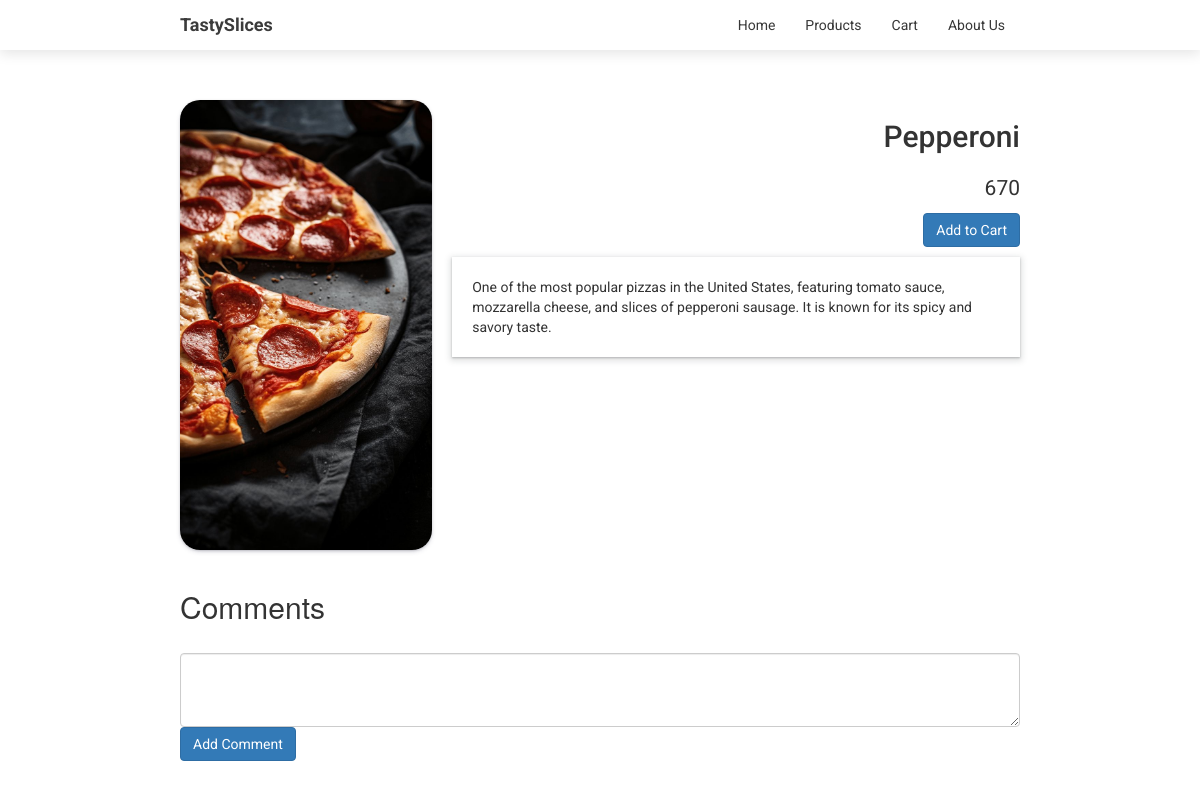
Page /productDetails.php?id=2 on the committed database.
### tables this page shows
CREATE TABLE `products` (
  `id` int(10) NOT NULL,
  `prodName` varchar(500) DEFAULT NULL,
  `description` varchar(1000) DEFAULT NULL,
  `price` double UNSIGNED DEFAULT NULL,
  `pic` varchar(500) DEFAULT NULL,
  `isFeatured` tinyint(1) DEFAULT NULL
);

### productDetails.php (the view, shortened to what this page needs)
<!DOCTYPE html>
<html lang="en">
<head>
    <link rel="stylesheet" href="css/bootstrap.min.css">
    <link rel="stylesheet" href="global.css">
</head>
<body>
    <nav class="navbar nav-style navbar-fixed-top" >
        <div class="container-fluid width-format" >
            <div class="navbar-header">
                <a href="#" class="navbar-brand roboto-bold store-name">TastySlices</a>
            </div>
            <ul class="nav navbar-nav navbar-right">
                <li><a class="light-black" href="index.php">Home</a></li>
                <li><a class="light-black" href="products.php">Products</a></li>
                <li><a class="light-black" href="cart.php">Cart</a></li>
                <li><a class="light-black" href="aboutUs.php">About Us</a></li>
            </ul>
        </div>
    </nav>
    <?php showProduct() ?>
    <br>
    <br>
    <h2 class="width-format comment-header" >Comments</h2>
    <div class="add-comment-wrapper">
        <form action="addComment.php" method="POST">
            <textarea name="comment" class=" width-format form-control textarea-comment " rows="3"></textarea>
            <button type="submit" name="add_comment" class="btn btn-primary"  >Add Comment</button>
        </form>
    </div>
</body>
</html>
<?php
    function showProduct() {
        include("includes/sqlconnection.php");
        $productId = $_GET['id'];
        $sql = "SELECT * FROM products WHERE id = $productId";
        $result = $conn->query($sql);
        if($result->num_rows > 0){
            while($row = $result->fetch_assoc()) {
                echo "
                <div class='product-profile width-format'>
                    <img class='product-image' src='images/$row[pic]' alt=''>
                    <div class='product-information'>
                        <h2>$row[prodName]</h2>
                        <p style='font-size: 1.5em; margin: 0;' >$row[price]</p>
                        <button onclick='addToCart($row[id])' class='btn btn-primary' style='width:fit-content; margin-left:auto;' >Add to Cart</button>
                        <p class='description'>
                            $row[description]
                        </p>
                    </div>
                </div>
                ";
            }
        }
        else {
            echo "";
        }
    }
?>

### global.css (style rules this page uses)
* { font-family: "Roboto", sans-serif; font-weight: 400; font-style: normal; }
.width-format { width: 70vw; }
.store-name { color:#3b3b3b; padding-left: 0px; padding-right: 0px }
.roboto-bold { font-family: "Roboto", sans-serif; font-weight: 700; font-style: normal; }
.light-black { color: #373737; }
.nav-style { border: none; background: white; box-shadow: rgba(0, 0, 0, 0.1) 0px 4px 12px; }

### productDetails.php (style rules this page uses)
* { font-family: "Roboto", sans-serif; font-weight: 400; font-style: normal; }
.product-profile { display:flex; flex-direction: row; margin: auto; margin-top: 100px; gap: 20px; justify-content: space-between; }
.product-image { height: 450px; border-radius: 20px; box-shadow: rgba(50, 50, 93, 0.25) 0px 2px 5px -1px, rgba(0, 0, 0, 0.3) 0px 1px 3px -1px; }
.product-information { display: flex; flex-direction: column; gap: 10px; text-align: right; }
.description { box-shadow: rgba(60, 64, 67, 0.3) 0px 1px 2px 0px, rgba(60, 64, 67, 0.15) 0px 2px 6px 2px; padding: 20px; text-align: left; }
.comment-header { display: flex; margin: auto; margin-bottom: 30px; }
.textarea-comment { display: flex; margin: auto; }
.add-comment-wrapper { width: 70%; margin: 20px auto; gap: 10px; display: flex; }

### rows in the picture
products: pic (picture), prodName "Pepperoni", price "670", description "One of the most popular pizzas in the United States, featuring tomato sauce, mozzarella cheese, and slices of pepperoni sausage. It is known for its spicy and savory taste."
